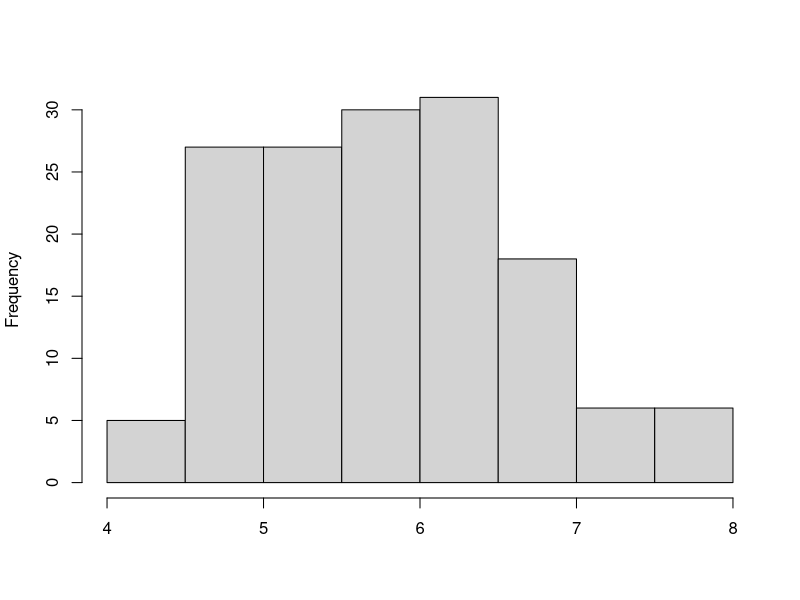
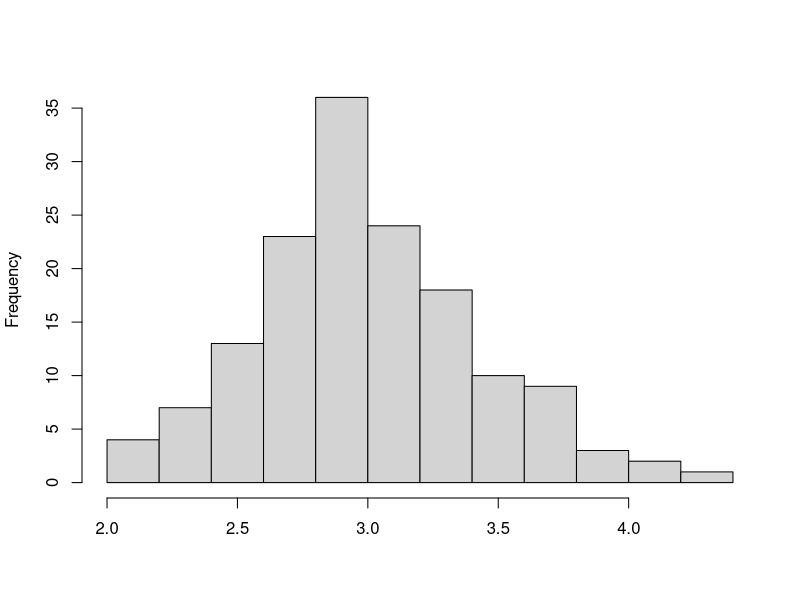
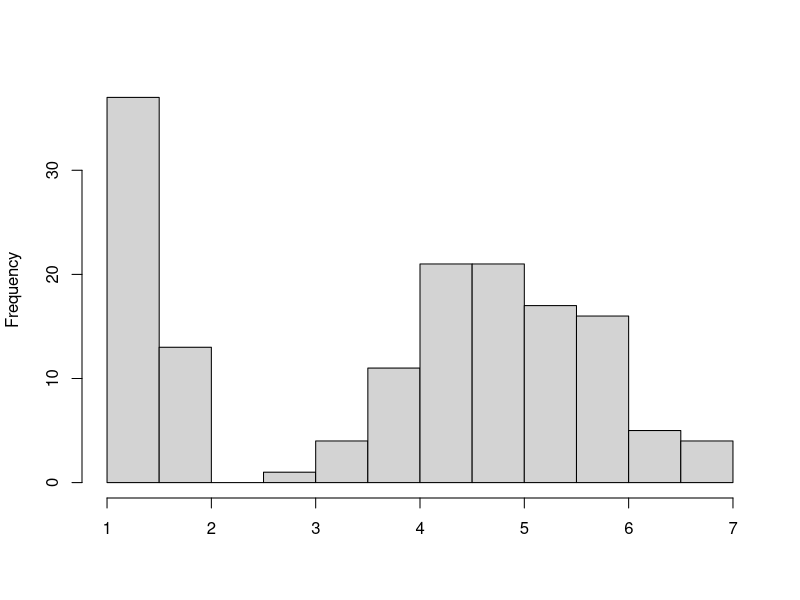
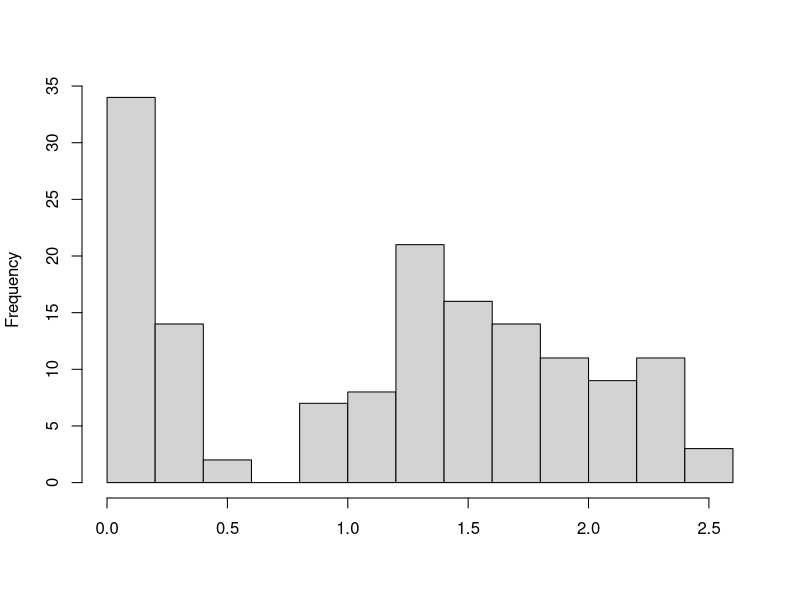
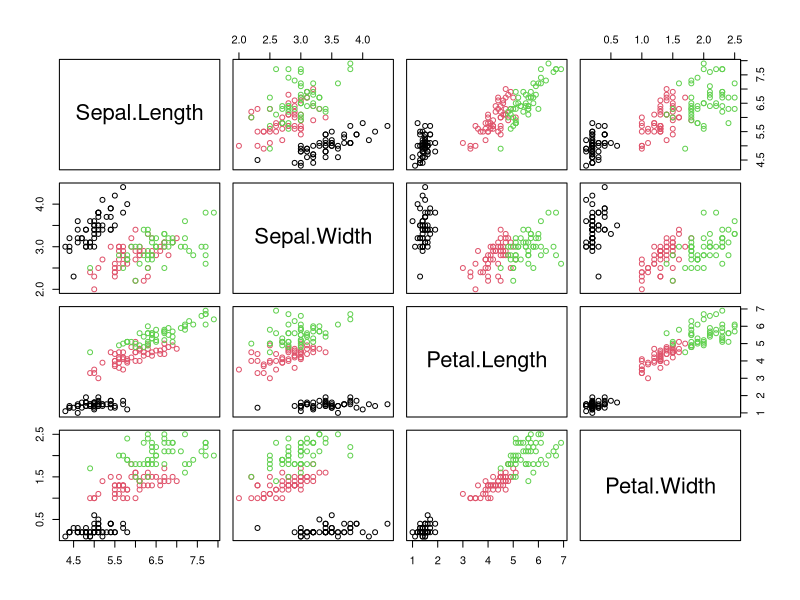

The R script that drew these images, in order:
## ---- chunk 1
#| label: tbl-iris
#| tbl-cap: First six observations of the `iris` dataset

# output table using knitr::kable() method
head(iris) |> knitr::kable()
## ---- chunk 2
#| label: fig-histogram
#| fig-cap: "Histograms of the four numeric variables in the `iris` dataset."
#| fig-subcap:
#|   - "Sepal.Length"
#|   - "Sepal.Width"
#|   - "Petal.Length"
#|   - "Petal.Width"
#| layout: [[45, -10, 45], [45, -10, 45]]

# iterate over column indices
for(i in 1:4) {
  # generate histograms, removing default main title
  # and x-label
  hist(iris[,i], main="", xlab="")
}
## ---- chunk 3
#| label: fig-pairs-plot
#| fig-cap: "Pairs plot of the numerical values with each observation colored by species"
#| fig-width: 8
#| fig-height: 8

# pairs plot of the iris dataset
pairs(iris[, 1:4], col = iris[, 5])
